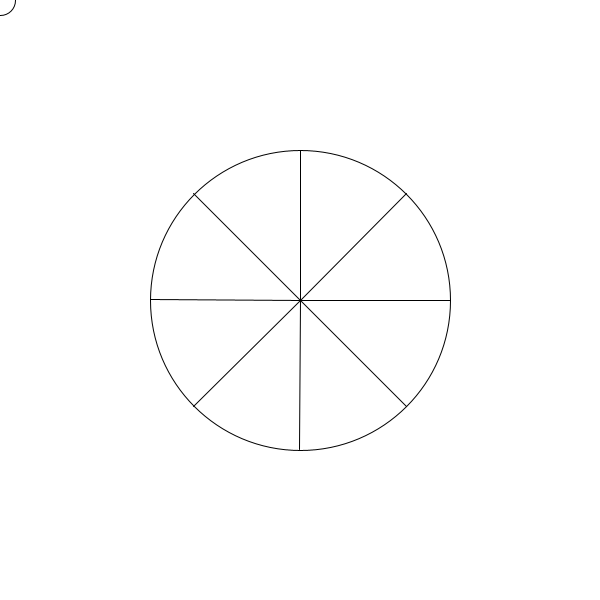
Frame 1 (no input)
Frame 60 (the mouse pressed at the canvas centre just before this capture): identical to frame 1, image omitted
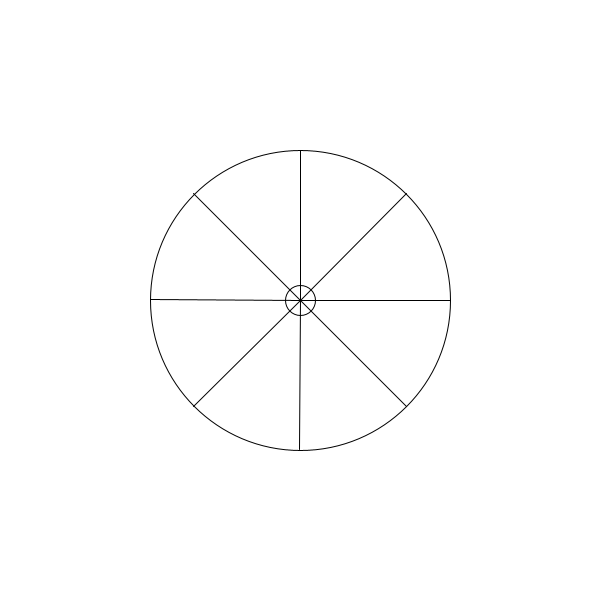
Frame 120 (the mouse held since frame 60 and released just before this capture)

The Processing sketch that drew these frames (run headless with seeded random() and noise(); from frame 60 on, the mouse is pressed at the canvas centre):

// Processing sketch: vectorAngleDistanceExample
// ── vectorAngleDistanceExample.pde
float[] sections = new float[9];

void setup() {
  size(600, 600);
  float section = TWO_PI/8;
  float rotateAngle=-PI;
  for (int i=0; i<9; i++) {

    sections[i]=rotateAngle;
    rotateAngle+=section;
  }
  println(sections);
}

void draw() {
  background(255);
  noFill();
  //get vectors of our mouse and center locations
  PVector mouse = new PVector(mouseX, mouseY);
  PVector center = new PVector(width/2, height/2);

  //draw circles at those lcoations
  ellipse(center.x, center.y, 300, 300);
  ellipse(mouse.x, mouse.y, 30, 30);

  //get a vector pointing between the mouse and the center
  PVector lineBetween = PVector.sub(mouse, center);
  //get the angle of that vector
  float angle = lineBetween.heading();
  //println(angle);
  //get the distance of the mouse from the center
  float distance = lineBetween.mag();

  //move coordinate system to center 
  //so we can rotate a line based on our angle
  translate(center.x, center.y);

  //example just showing how to convert from 360 degrees to radians 
  float myAngle = radians(30);

  //built in variables
  //println(TWO_PI + " " + PI + " " + HALF_PI);

  //actually rotate our line using our angle
  //rotate(angle);
  //line(0, 0, 150, 0);

  float section = TWO_PI/8;
  float rotateAngle=0;
  for (int i=0; i<8; i++) {
    pushMatrix();
    rotate(rotateAngle);
    line(0, 0, 150, 0);
    popMatrix();
    rotateAngle+=section;

    if (angle>sections[i] && angle<sections[i+1] && distance<150) {
      println("in section "+ i);
    }
  }
}
